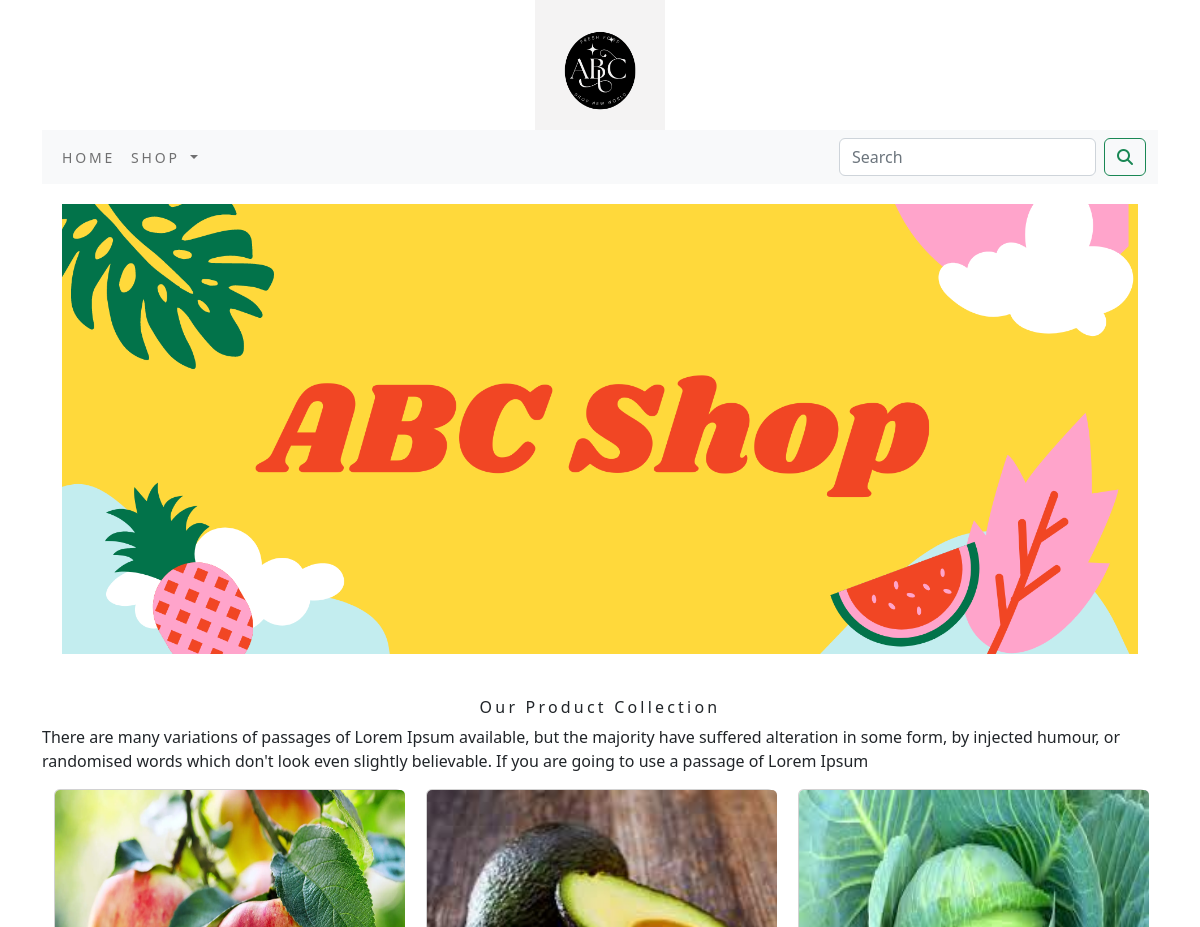
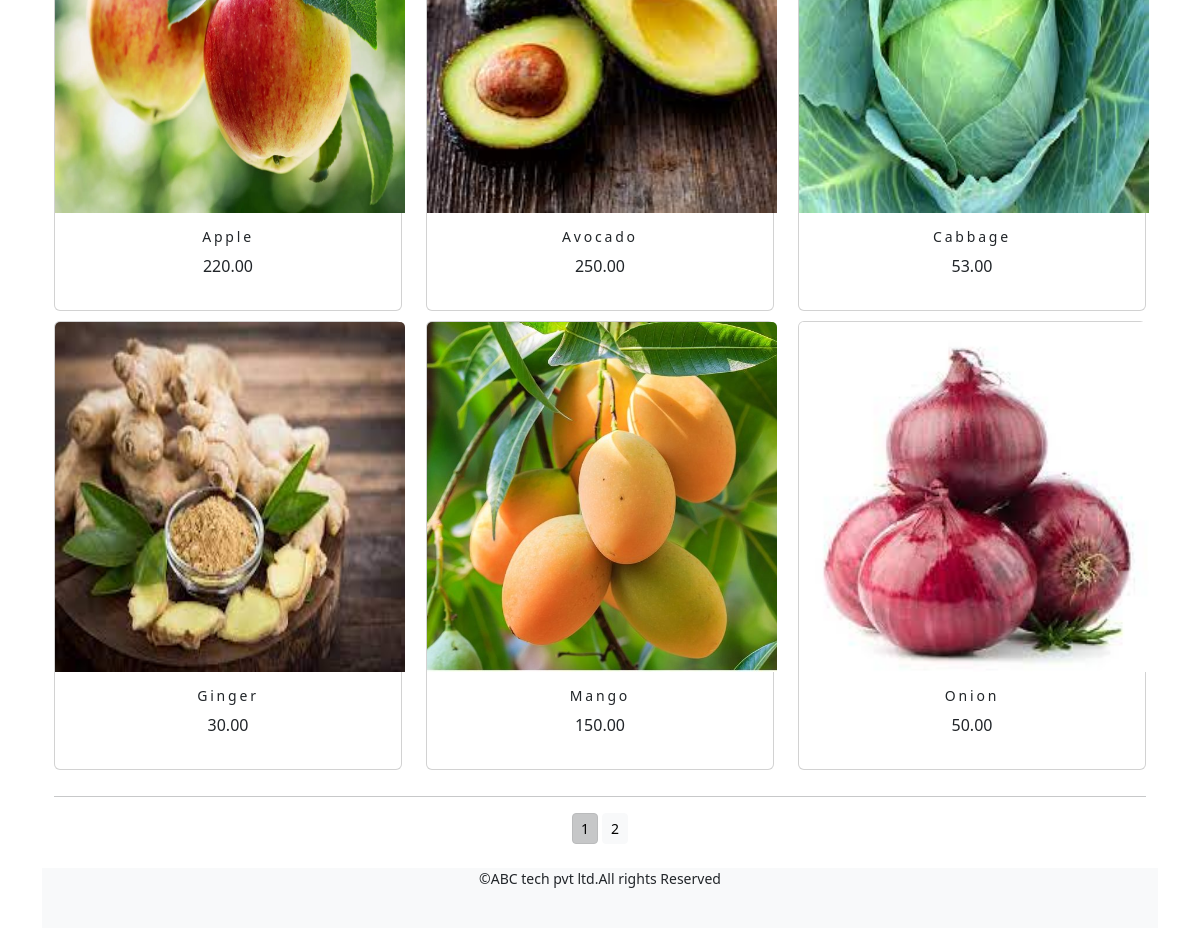
The page /ecommerce_app/ on the database its author committed (2 pictures, top to bottom).
### ecommerce_app/models.py (models this page shows, shortened)
class Product(models.Model):
    name=models.CharField(max_length=250,unique=True)
    slug=models.SlugField(max_length=250,unique=True)
    description=models.TextField(blank=True)
    price=models.DecimalField(max_digits=10,decimal_places=2)
    category=models.ForeignKey(Category,on_delete=models.CASCADE)
    image=models.ImageField(upload_to="category",blank=True)
    stock=models.IntegerField()
    available=models.BooleanField(default=True)
    created=models.DateTimeField(auto_now_add=True)
    updated=models.DateTimeField(auto_now=True)
    def get_url(self):
        return reverse('ecommerce_app:prodCatdetail',args=[self.category.slug,self.slug])
    class Meta:
        ordering=('name',)
        verbose_name='product'
        verbose_name_plural='products'

### ecommerce_app/views.py (the view)
# urls.py: path('',views.allProdCat,name='allProdCat'),
def allProdCat(request,c_slug=None):
    c_page=None
    products_list=None
    if c_slug!=None:
        c_page=get_object_or_404(Category,slug=c_slug)
        products_list=Product.objects.all().filter(category=c_page,available=True)
    else:
        products_list=Product.objects.all().filter(available=True)
    paginator=Paginator(products_list,6)
    try:
        page=int(request.GET.get('page','1'))
    except:
        page=1
    try:
        products= paginator.page(page)
    except (EmptyPage,InvalidPage):
        products=paginator.page(paginator.num_pages)
    return render(request,"category.html",{'category':c_page,'products':products})

### cart/context_processors.py (called while the page is built)
def counter(request):
    item_count=0
    if 'admin' in request.path:
        return {}
    else:
        try:
            cart=Cart.objects.filter(cart_id=_cart_id(request))
            cart_items=CartItem.objects.all().filter(cart=cart[:1])
            for cart_item in cart_items:
                item_count +=cart_item.quantity
        except Cart.DoesnotExist:
            item_count =0
    return dict(item_count=item_count)

### cart/views.py (called while the page is built)
def _cart_id(request):
    cart=request.session.session_key
    if not cart:
        cart=request.session.create()
    return  cart

### ecommerce_app/context_processors.py (called while the page is built)
def menu_links(request):
    links=Category.objects.all()
    return dict(links=links)

### ecommerce_app/models.py (called while the page is built)
    def get_url(self):
        return reverse('ecommerce_app:products_by_category',args=[self.slug])

### templates/category.html (shortened to what this page needs)
{% extends 'base.html' %}
{% load static %}
{% block content %}
<div class="mx_auto">
    {% if category %}
        <img  class="my_image" src="{{category.image.url}}" alt="{{category.name}}">
</div>
    <br>
<div>
        <h1 class="text-center my_title">{{category.name}}</h1>
        <p class="text-justify">{{category.description}}</p>
</div>
    {% else %}
<div>
    <img  class="my_image my_image_padding" src="{% static 'img/banner1.png' %}" alt="our products" width="200px" height="200px">
</div>
<br>
<div>
    <h1 class="text-center my_title">Our Product Collection</h1>
    <p class="text-justify">There are many variations of passages of Lorem Ipsum available, but the majority have suffered alteration in some form, by injected humour, or randomised words which don't look even slightly believable. If you are going to use a passage of Lorem Ipsum</p>
</div>
    {% endif %}
<div class="container">
    <div class="row mx_auto">
        {% for product in products.object_list %}
        <div class="my_bottom_margin col-9 col-sm-12 col-md-4  xol-lg-4">
            <div class="card text-center" style="min-width:18rem;">
                <a href="{{product.get_url}}"><img class="card-img-top my_image" src="{{product.image.url}}" alt="{{product.name}}" style="width:350px; height:350px;"></a>
                <div class="card-body">
                    <h4>{{product.name}}</h4>
                    <p>{{product.price}}</p>
                </div>
            </div>
        </div>
        {% endfor %}
    </div>
    <div class="mx-auto">
        {% if products.paginator.num_pages > 1 %}
        <hr>
        <div class="text-center">
            {% for pg in products.paginator.page_range %}
                <a href="?page={{pg}}" class="btn btn-light btn-sm {% if products.number == pg %} active {% endif %}">{{pg}}</a>
            {% endfor %}
        </div>
        {% endif %}
    </div>
    <br>
</div>
{% endblock %}

### templates/base.html (shortened to what this page needs)
{% load static %}
<!DOCTYPE html>
<html lang="en">
<head>
    <link rel="stylesheet" href="{% static 'css/custom.css' %}">
    <link href="{% static 'css/bootstrap.min.css' %}" rel="stylesheet">
</head>
<body>
<div class="container">
    {% include 'header.html' %}
    {% include 'nav.html' %}
    {% block content %}
    {% endblock %}
</div>
{% include 'footer.html' %}
</body>
</html>

### templates/header.html
{% load static %}
<header>
  <center>
    <a href="{% url 'ecommerce_app:allProdCat' %}"></a> <img src="{% static 'img/logo.png' %}" alt="logimage" width="130px;" height="130px;">
  </center>
</header>

### templates/nav.html (shortened to what this page needs)
<nav class="navbar navbar-expand-lg bg-light">
  <div class="container-fluid">
    <div class="collapse navbar-collapse" id="navbarSupportedContent">
      <ul class="navbar-nav me-auto mb-2 mb-lg-0">
        <li class="nav-item">
          <a class="nav-link" href="#">Home</a>
        </li>
        <li class="nav-item dropdown {% if 'ecommerce_app' in request.path %} active {% endif %}">
          <a class="nav-link dropdown-toggle" href="#" role="button" data-bs-toggle="dropdown" aria-expanded="false">
            Shop
          </a>
        </li>
      </ul>
      <form class="d-flex" action="{% url 'search_app:SearchResult' %}" method="get">
        <input class="form-control me-2" type="search" placeholder="Search"  name='q' aria-label="Search">
        <button class="btn btn-outline-success" type="submit"><i class="fa fa-search" ></i></button>
      </form>
    </div>
  </div>
</nav>

### templates/footer.html
<div class="footer navbar-fixed-bottom my_footer">
    <p class="text-center">&copy;ABC tech pvt ltd.All rights Reserved</p>
</div>

### static/css/custom.css (style rules this page uses)
body { font-family: 'Roboto', sans-serif; font-family: 'Roboto Condensed', sans-serif; }
.nav-item { letter-spacing : .2em; font-size :14px; text-transform :uppercase; }
.my_footer { background-color:#f8f9fa; height:60px; }
.my_footer p { padding_top:20px; font-size:14px; }
.my_image { width:100%; height:auto; }
.my_title { font-size:16px; text_transform:uppercase; letter-spacing:.2em; }
.my_image_padding { padding:20px; }
.my_bottom_margin { margin-bottom:10px; }
.card-body h4 { font-size:14px; text_transform:uppercase; letter-spacing:.2em; }
,custom_a { text_decoration:none; }

### rows shown on the page
Product: image (picture), name "Apple", price "220.00"
Product: image (picture), name "Avocado", price "250.00"
Product: image (picture), name "Cabbage", price "53.00"
Product: image (picture), name "Ginger", price "30.00"
Product: image (picture), name "Mango", price "150.00"
Product: image (picture), name "Onion", price "50.00"

### other values the page prints
{{ pg }} "1" "2"
